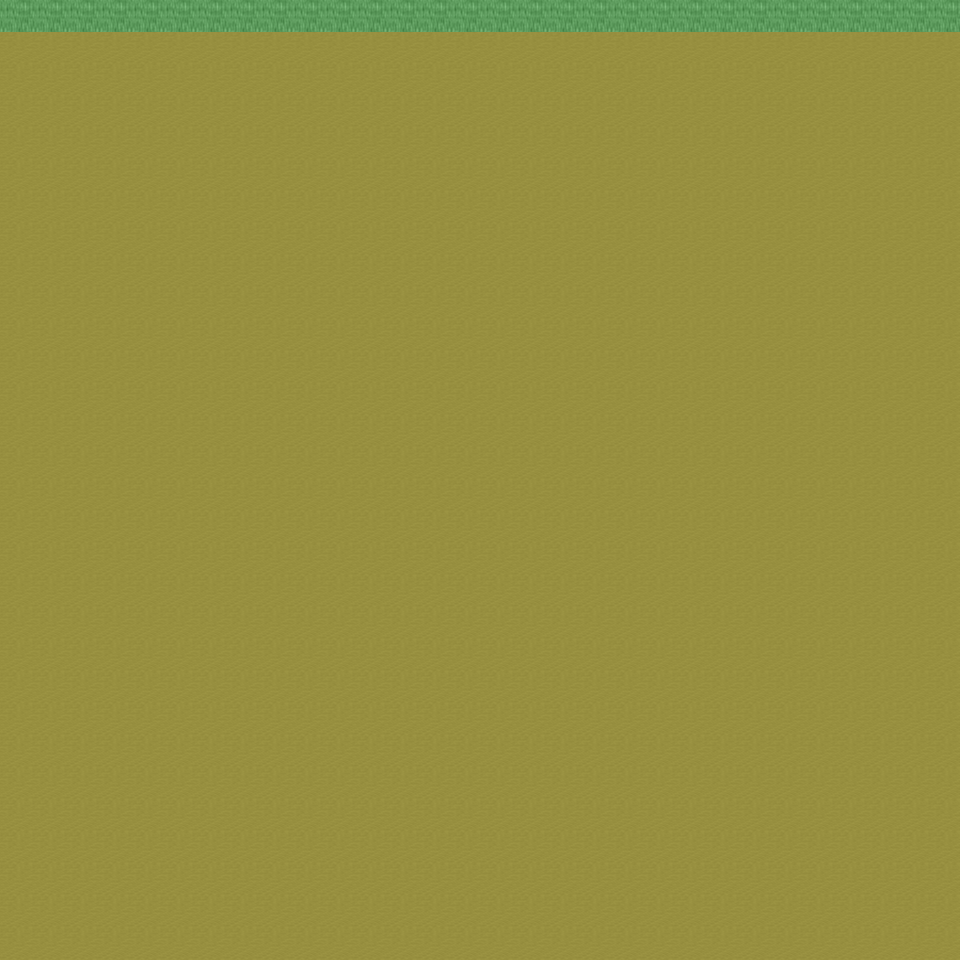

A level layout from a 2D game, rendered from its tile map. Below: a short description, then the map file with tile-grid data replaced by summaries:
An orthogonal 30x30 tile map with 32x32 px tiles, 6 tile layers (Ground, Object, Object2, Above, ...), 31 tilesets and 3 objects (3x mapExit).

<map version="1.0" orientation="orthogonal" renderorder="right-down" width="30" height="30" tilewidth="32" tileheight="32" nextobjectid="4">
  <tileset firstgid="1" name="tileset_ground_ground" tilewidth="32" tileheight="32" tilecount="33" columns="3">
    <image source="../drawable/tileset_ground_ground.png" width="96" height="352" />
  </tileset>
  <tileset firstgid="34" name="tileset_ground_ridge_earth_dark" tilewidth="32" tileheight="32" tilecount="96" columns="12">
    <image source="../drawable/tileset_ground_ridge_earth_dark.png" width="384" height="256" />
  </tileset>
  <tileset firstgid="130" name="tileset_furniture_light_iron_lamp" tilewidth="32" tileheight="32" tilecount="3" columns="1">
    <image source="../drawable/tileset_furniture_light_iron_lamp.png" width="32" height="96" />
  </tileset>
  <tileset firstgid="133" name="tileset_furniture_light_dark_torch" tilewidth="32" tileheight="32" tilecount="8" columns="2">
    <image source="../drawable/tileset_furniture_light_dark_torch.png" width="64" height="128" />
  </tileset>
  <tileset firstgid="141" name="tileset_furniture_light_flames" tilewidth="32" tileheight="32" tilecount="6" columns="6">
    <image source="../drawable/tileset_furniture_light_flames.png" width="192" height="32" />
  </tileset>
  <tileset firstgid="147" name="tileset_item_corpse_skeleton" tilewidth="32" tileheight="32" tilecount="4" columns="2">
    <image source="../drawable/tileset_item_corpse_skeleton.png" width="64" height="64" />
  </tileset>
  <tileset firstgid="151" name="tileset_item_blood_floor_stains_2" tilewidth="32" tileheight="32" tilecount="4" columns="2">
    <image source="../drawable/tileset_item_blood_floor_stains_2.png" width="64" height="64" />
  </tileset>
  <tileset firstgid="155" name="tileset_item_chest_large" tilewidth="32" tileheight="32" tilecount="8" columns="4">
    <image source="../drawable/tileset_item_chest_large.png" width="128" height="64" />
  </tileset>
  <tileset firstgid="163" name="tileset_item_armor_sword_rack" tilewidth="32" tileheight="32" tilecount="4" columns="2">
    <image source="../drawable/tileset_item_armor_sword_rack.png" width="64" height="64" />
  </tileset>
  <tileset firstgid="167" name="tileset_item_armor_weapons_rack" tilewidth="32" tileheight="32" tilecount="18" columns="9">
    <image source="../drawable/tileset_item_armor_weapons_rack.png" width="288" height="64" />
  </tileset>
  <tileset firstgid="185" name="tileset_item_pot_barrel_tall" tilewidth="32" tileheight="32" tilecount="2" columns="1">
    <image source="../drawable/tileset_item_pot_barrel_tall.png" width="32" height="64" />
  </tileset>
  <tileset firstgid="187" name="tileset_item_pot_pot_tall" tilewidth="32" tileheight="32" tilecount="2" columns="1">
    <image source="../drawable/tileset_item_pot_pot_tall.png" width="32" height="64" />
  </tileset>
  <tileset firstgid="189" name="tileset_ground_rock_pebbles" tilewidth="32" tileheight="32" tilecount="3" columns="1">
    <image source="../drawable/tileset_ground_rock_pebbles.png" width="32" height="96" />
  </tileset>
  <tileset firstgid="192" name="tileset_item_corpse_skull_dark" tilewidth="32" tileheight="32" tilecount="2" columns="2">
    <image source="../drawable/tileset_item_corpse_skull_dark.png" width="64" height="32" />
  </tileset>
  <tileset firstgid="194" name="tileset_ground_ladder_horizontal_dark" tilewidth="32" tileheight="32" tilecount="3" columns="1">
    <image source="../drawable/tileset_ground_ladder_horizontal_dark.png" width="32" height="96" />
  </tileset>
  <tileset firstgid="197" name="tileset_ground_fire_fire" tilewidth="32" tileheight="32" tilecount="27" columns="3">
    <image source="../drawable/tileset_ground_fire_fire.png" width="96" height="288" />
  </tileset>
  <tileset firstgid="224" name="tileset_ground_cobbled_paving" tilewidth="32" tileheight="32" tilecount="1" columns="1">
    <image source="../drawable/tileset_ground_cobbled_paving.png" width="32" height="32" />
  </tileset>
  <tileset firstgid="225" name="tileset_plant_stump_int_small_stump" tilewidth="32" tileheight="32" tilecount="1" columns="1">
    <image source="../drawable/tileset_plant_stump_int_small_stump.png" width="32" height="32" />
  </tileset>
  <tileset firstgid="226" name="tileset_furniture_table_tree_stump_table" tilewidth="32" tileheight="32" tilecount="4" columns="2">
    <image source="../drawable/tileset_furniture_table_tree_stump_table.png" width="64" height="64" />
  </tileset>
  <tileset firstgid="230" name="tileset_logic_collision" tilewidth="32" tileheight="32" tilecount="1" columns="1">
    <image source="../drawable/tileset_logic_collision.png" width="32" height="32" />
  </tileset>
  <tileset firstgid="231" name="tileset_ground_ladder_vertical_dark" tilewidth="32" tileheight="32" tilecount="3" columns="3">
    <image source="../drawable/tileset_ground_ladder_vertical_dark.png" width="96" height="32" />
  </tileset>
  <tileset firstgid="234" name="tileset_logic_creature_animal" tilewidth="32" tileheight="32" tilecount="32" columns="8">
    <image source="../drawable/tileset_logic_creature_animal.png" width="256" height="128" />
  </tileset>
  <tileset firstgid="266" name="tileset_logic_creature_human_barbarian" tilewidth="32" tileheight="32" tilecount="7" columns="7">
    <image source="../drawable/tileset_logic_creature_human_barbarian.png" width="224" height="32" />
  </tileset>
  <tileset firstgid="273" name="tileset_ground_ladder_steps" tilewidth="32" tileheight="32" tilecount="6" columns="3">
    <image source="../drawable/tileset_ground_ladder_steps.png" width="96" height="64" />
  </tileset>
  <tileset firstgid="279" name="tileset_logic_portal" tilewidth="32" tileheight="32" tilecount="24" columns="8">
    <image source="../drawable/tileset_logic_portal.png" width="256" height="96" />
  </tileset>
  <tileset firstgid="303" name="tileset_ground_earth_edges_yellowgreen" tilewidth="32" tileheight="32" tilecount="15" columns="5">
    <image source="../drawable/tileset_ground_earth_edges_yellowgreen.png" width="160" height="96" />
  </tileset>
  <tileset firstgid="318" name="tileset_plant_grasses" tilewidth="32" tileheight="32" tilecount="6" columns="3">
    <image source="../drawable/tileset_plant_grasses.png" width="96" height="64" />
  </tileset>
  <tileset firstgid="324" name="tileset_light_yellow_light_5x5" tilewidth="32" tileheight="32" tilecount="25" columns="5">
    <image source="../drawable/tileset_light_yellow_light_5x5.png" width="160" height="160" />
  </tileset>
  <tileset firstgid="349" name="tileset_light_dim_yellow_light_7x5" tilewidth="32" tileheight="32" tilecount="35" columns="7">
    <image source="../drawable/tileset_light_dim_yellow_light_7x5.png" width="224" height="160" />
  </tileset>
  <tileset firstgid="384" name="tileset_item_firewood" tilewidth="32" tileheight="32" tilecount="12" columns="3">
    <image source="../drawable/tileset_item_firewood.png" width="96" height="128" />
  </tileset>
  <tileset firstgid="396" name="tileset_logic_creature_insect" tilewidth="32" tileheight="32" tilecount="5" columns="5">
    <image source="../drawable/tileset_logic_creature_insect.png" width="160" height="32" />
  </tileset>
  <layer name="Ground" width="30" height="30">
    <data>[900 cells, 900 non-empty, 1 distinct tile ids]</data>
  </layer>
  <layer name="Object" width="30" height="30">
    <data>[900 cells, 0 non-empty, 0 distinct tile ids]</data>
  </layer>
  <layer name="Object2" width="30" height="30">
    <data>[900 cells, 30 non-empty, 1 distinct tile ids]</data>
  </layer>
  <layer name="Above" width="30" height="30">
    <data>[900 cells, 0 non-empty, 0 distinct tile ids]</data>
  </layer>
  <layer name="Above2" width="30" height="30">
    <data>[900 cells, 0 non-empty, 0 distinct tile ids]</data>
  </layer>
  <layer name="Walkable" width="30" height="30">
    <data>[900 cells, 30 non-empty, 1 distinct tile ids]</data>
  </layer>
  <objectgroup name="MapEvents">
    <object id="1" name="south" type="mapExit" x="0" y="928" width="960" height="32">
      <properties>
        <property name="map" value="level_0_x207_y9" />
        <property name="x" value="0" />
        <property name="y" value="1" />
      </properties>
    </object>
    <object id="2" name="west" type="mapExit" x="0" y="32" width="32" height="928">
      <properties>
        <property name="map" value="level_0_x206_y8" />
        <property name="x" value="28" />
        <property name="y" value="1" />
      </properties>
    </object>
    <object id="3" name="east" type="mapExit" x="928" y="32" width="32" height="928">
      <properties>
        <property name="map" value="level_0_x208_y8" />
        <property name="x" value="1" />
        <property name="y" value="1" />
      </properties>
    </object>
  </objectgroup>
</map>
